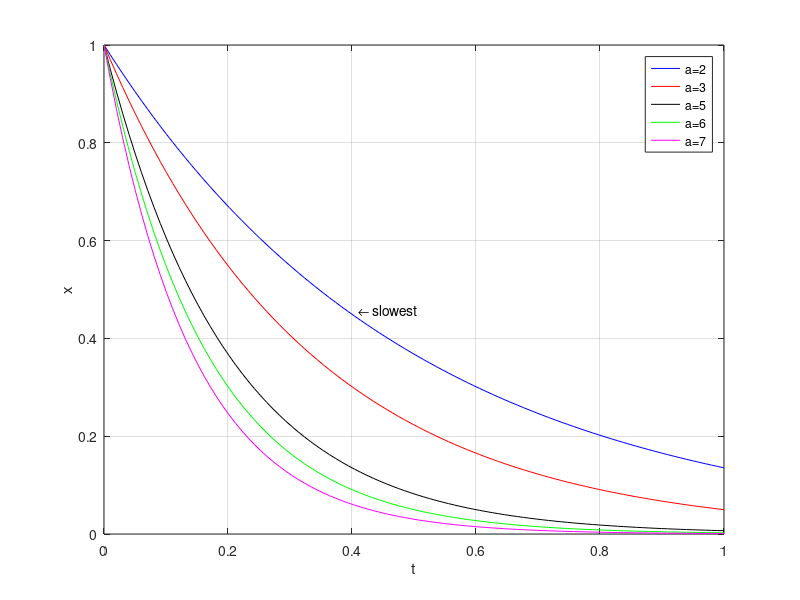

Recreate this plot in MATLAB.
% plotting the function x(t)=exp(-a*t) for various values of a
% on a single figure with legend
clc;
clear all;
close all;

t = linspace(0,1);
a = [2 3 5 6 7];
ch = 'brkgmcy';

for k=1:length(a) 
    x = exp(-a(k)*t);
    plot(t,x,ch(k))
    hold on;
    strs{k} = ['a=',num2str(a(k))];
end;
legend(strs)
grid on;
xlabel('t')
ylabel('x')
text(0.41,0.46,'\leftarrow slowest')